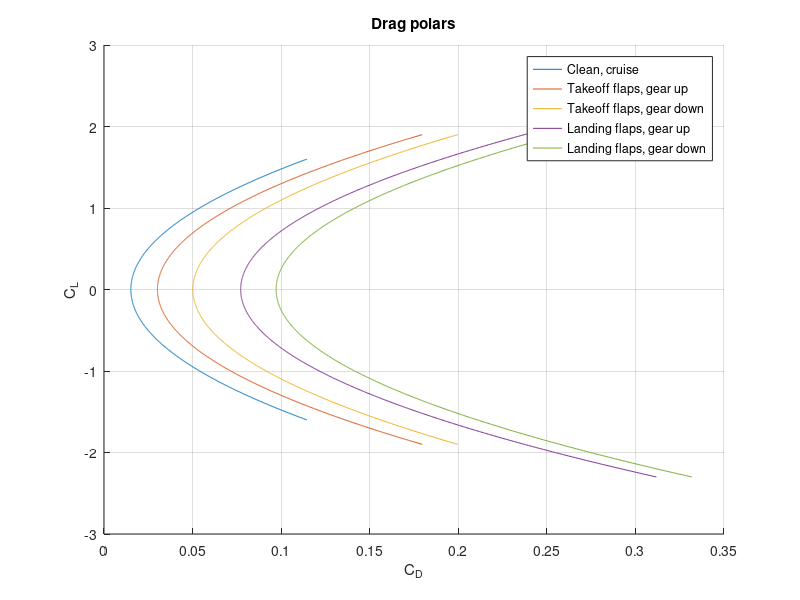
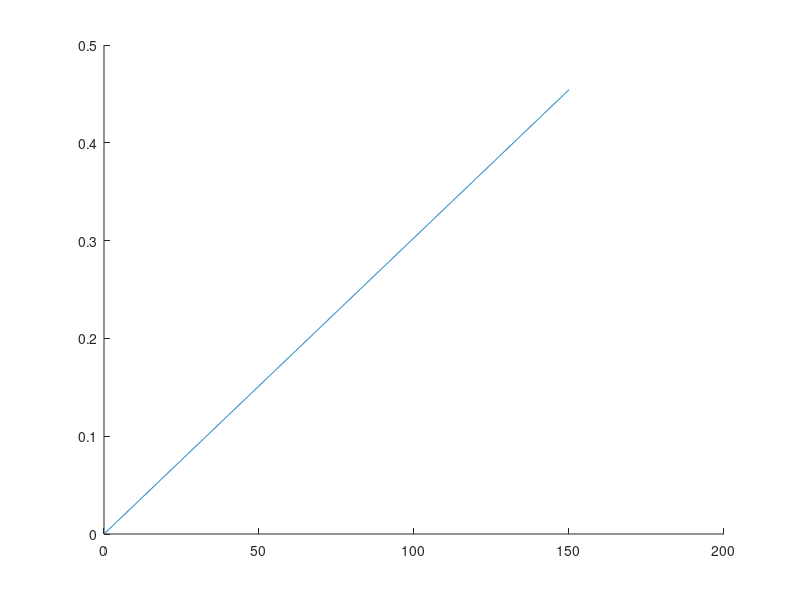

The MATLAB source for these figures, in order: (Note: this script raises an error after producing the figures.)
clc;clear;close all;
%% Drag Polars
%CLmax configs estimated from Roskam typical vals
CLc = linspace(-1.6,1.6,1000);   % CLc_max = 1.6
CLt = linspace(-1.9,1.9,1000);   % CLt_max = 1.9
CLl = linspace(-2.3,2.3,1000);   % CLl_max = 2.3

MTOW = 146436;  %make it able to get this val from other code
W_Load = 105;   %lbs/ft^2

Swet = (10^0.0199)*(MTOW^0.7531);   %in ft^2
Sref = (MTOW/W_Load);               %in lbs/lbs/ft^2 = ft^2
Cf = 0.0026;                        %Friction coefficient from fig 4.4 in metabook
CD0c = (Cf)*(Swet/Sref);        

e1 = 0.80;  %oswald clean estimation at AR = 10.25
e2 = 0.75;  %oswald with takeoff flap estimation from table 4.2
e3 = 0.70;  %oswald with landing flaps  

AR = 10.25; %Aspect Ratio

% From table 4.2 in Metabook
DelCD0_t = 0.015; % for DeltaCD0 takeoff
DelCDO_l = 0.062; %for landing
DelCDO_g = 0.020; %For gear down

CD0t = CD0c + DelCD0_t;                 %just with takeoff flaps, gear up
CD0tg = CD0c + DelCD0_t + DelCDO_g;     %with takeoff flaps, gear down
CD0l = CD0c + DelCDO_l;                 %with landing flaps, gear up
CD0lg = CD0c + DelCDO_l + DelCDO_g;     %with landing flaps and gear down


CDc = CD0c + (1/(pi*e1*AR)).*((CLc.^2)); %For 
CDt = CD0t + (1/(pi*e2*AR)).*((CLt.^2));
CDtg = CD0tg + (1/(pi*e2*AR)).*((CLt.^2));
CDl = CD0l + (1/(pi*e3*AR)).*((CLl.^2));
CDlg = CD0lg + (1/(pi*e3*AR)).*((CLl.^2));

figure(1)
hold on
plot(CDc,CLc)
plot(CDt,CLt)
plot(CDtg,CLt)
plot(CDl,CLl)
plot(CDlg,CLl)
title('Drag polars')
xlabel('C_D')
ylabel('C_L')
grid on
legend('Clean, cruise','Takeoff flaps, gear up','Takeoff flaps, gear down',...
        'Landing flaps, gear up','Landing flaps, gear down',Location='eastoutside')

%% Sizing Equations

W_S = linspace(0,150,1000);
T_W = linspace(0,0.8,1000);

% Takeoff Chart
BFL = 6860;         % in ft. From reference [1]
rho_ratio = 0.95;   % Assuming hot day near sea level
TOP = BFL/37.5;     % From Roskam for FAR25 requirement for jet transport aircraft
T_W_takeoff = W_S/(rho_ratio*max(CLt)*TOP);

% Landing Chart
sland = BFL*0.6;
WL_Wto = 0.7;       % Average value taken from Roskam
sa = 1000;          % Number appropiate for airliners taken from Roskam
WL_S = (rho_ratio*max(CLl)/80)*(sland-sa);
Wto_S = WL_S/WL_Wto;

% Climb Chart
n_engines = 2;
K = @(e) 1/(pi*AR*e);   % Function for calculating K value with 'e' as input for different phases of climb

% Function to calculate T/W for different climb phases
% Inputs: 
% ks - taken from metabook for FAR25 requirement compliance
% Cd0 - Calculated above for various climb phases
% G - taken from metabook for 2 engine config
% Clmax - max. value of CL for each climb phase
% e - oswald coefficient for various phases
TW_Climb = @(ks,Cd0,G,Clmax,e) (ks^2/Clmax)*Cd0 + (Clmax/ks^2)*K(e) + G;

% Final T/W ratios with thrust correction
TW_takeoff_climb = TW_Climb(1.2,CD0t,0.012,max(CLt),e2);
takeoff_correction = (1/0.8)*(n_engines/(n_engines-1));
TW_takeoff_climb = TW_takeoff_climb*takeoff_correction;

TW_transition_climb = TW_Climb(1.15,CD0tg,0,max(CLt),e2);
transition_correction = (1/0.8)*(n_engines/(n_engines-1));
TW_transition_climb = TW_transition_climb*transition_correction;

TW_2segment_climb = TW_Climb(1.2,CD0t,0.024,max(CLt),e2);
segment_correction = (1/0.8)*(n_engines/(n_engines-1));
TW_2segment_climb = TW_2segment_climb*segment_correction;

TW_enroute_climb = TW_Climb(1.25,CD0c,0.012,max(CLc),e1);
enroute_correction = (1/0.8)*(1/0.94)*(n_engines/(n_engines-1));
TW_enroute_climb = TW_enroute_climb*enroute_correction;

TW_AEObalked_climb = TW_Climb(1.3,CD0lg,0.032,max(CLl),e3);
AEObalked_correction = (1/0.8)*(WL_Wto);
TW_AEObalked_climb = TW_AEObalked_climb*AEObalked_correction;

TW_OEIbalked_climb = TW_Climb(1.5,(CD0lg+CD0tg)/2,0.021,0.85*max(CLl),e3);
OEIbalked_correction = (1/0.8)*(n_engines/(n_engines-1))*(WL_Wto);
TW_OEIbalked_climb = TW_OEIbalked_climb*OEIbalked_correction;

% Cruise Chart
Wcr_Wto = 0.990*0.990*0.995*0.980;      % Correction Ratio includes Start_warmup, Taxi, Takeoff and Climb
q = 232.43;                             % Calculated using online calculator, reference[2]
Tto = 32160;                            % lbs
rho_SL = 1.225; rho_cr = 0.364;         % kg/m^3 at Sea level and 36000ft cruise height
Tcr_Tto = ((rho_cr/rho_SL)^0.6);        % Taken from metabook eq 4.55
Tcr_Wcr = (q./W_S).*CD0c+(W_S./q).*K(e1);   
Tto_Wto = (Wcr_Wto/Tcr_Tto).*Tcr_Wcr;
Tto_Wto(1)=100;

% Ceiling Chart
G = 0.001;      % small climb gradient as a factor of safety
Tce_Wce = G + 2*sqrt(CD0c*K(e1));

% Creating a boundary for the Feasible region to shade
p=[];
p(1)=W_S(find(abs(Tto_Wto-TW_2segment_climb) < 0.001,1));
p(2)=W_S(find(abs(T_W_takeoff-TW_2segment_climb) < 0.001,1));
p(3)=Wto_S;

AA = zeros(1,length(W_S));
for i=1:length(W_S)
    if W_S(i)<=p(1)
        AA(i)=Tto_Wto(i);
    elseif W_S(i)>p(1)&&W_S(i)<=p(2)
        AA(i)=TW_2segment_climb;
    elseif W_S(i)>p(2)&&W_S(i)<=p(3)
        AA(i)=T_W_takeoff(i);
    else
        AA(i)=T_W(i);
    end
end

figure(2)
hold on
plot(W_S,T_W_takeoff)           % Takeoff plot
xline(Wto_S)                    % Landing plot
yline(TW_takeoff_climb)         % takeoff_climb
yline(TW_transition_climb)      % transition_climb
yline(TW_2segment_climb)        % second segment_climb
yline(TW_enroute_climb)         % enroute_climb
yline(TW_AEObalked_climb)       % AEObalked_climb
yline(TW_OEIbalked_climb)       % OEIbalked_climb
plot(W_S,Tto_Wto)               % Cruise plot
yline(Tce_Wce)                  % Ceiling plot
ylim([0,0.5])
patch([W_S fliplr(W_S)], [AA max(ylim)*ones(size(AA))], 'r')    % Feasible region shade
alpha(0.5)  % Transperancy of the shaded region
xlabel('W/S (lb/ft^2)','FontSize',15)
ylabel('T/W','FontSize',15)

